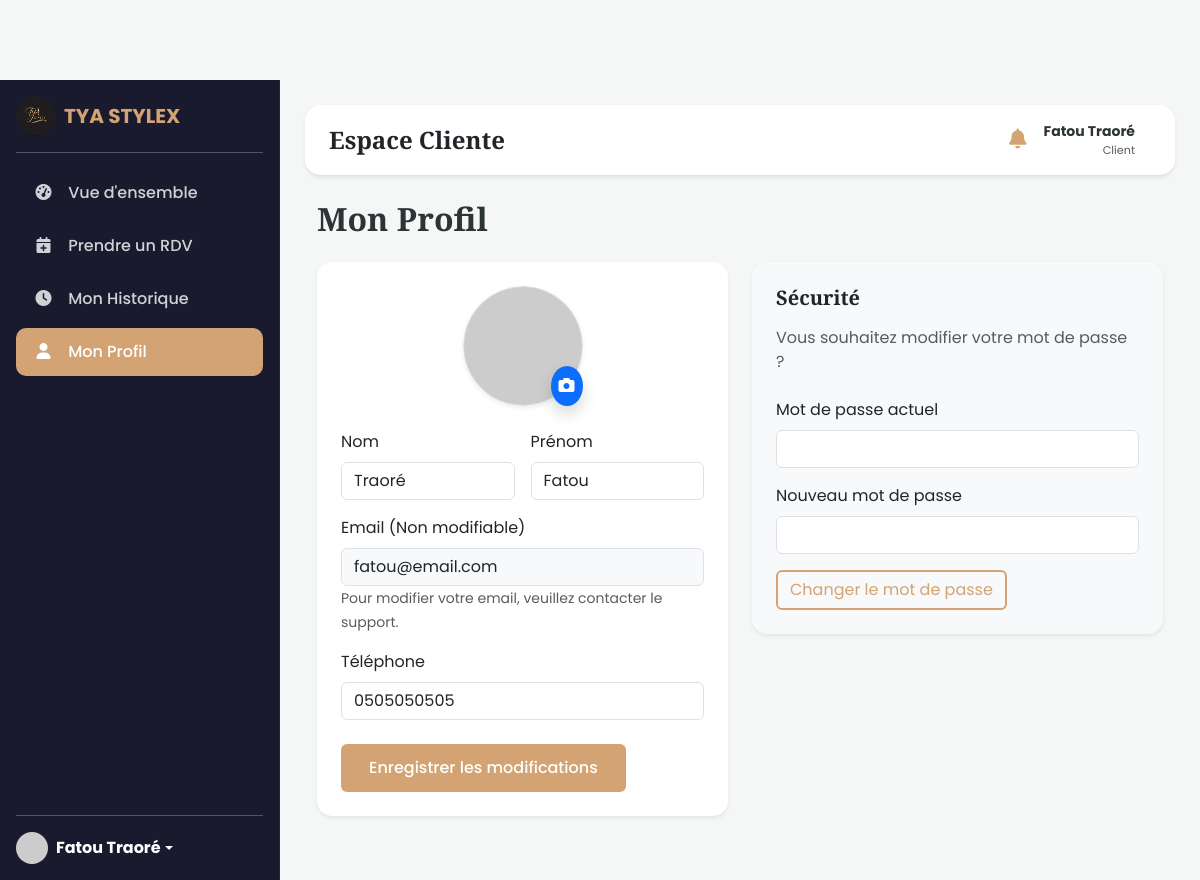
Screenshot of /pages/client/profil.php (signed in) with the database file from the repository.
### tables this page shows
CREATE TABLE `utilisateurs` (
  `id_utilisateur` int(11) NOT NULL,
  `nom` varchar(50) NOT NULL,
  `prenom` varchar(50) NOT NULL,
  `email` varchar(100) NOT NULL,
  `mot_de_passe` varchar(255) NOT NULL,
  `telephone` varchar(20) DEFAULT NULL,
  `adresse` text DEFAULT NULL,
  `avatar` varchar(255) DEFAULT NULL,
  `role` enum('client','employe','admin') DEFAULT 'client',
  `statut` enum('actif','inactif','suspendu') DEFAULT 'actif',
  `date_inscription` datetime DEFAULT current_timestamp(),
  `derniere_connexion` datetime DEFAULT NULL
);

### pages/client/profil.php (the view, shortened to what this page needs)
<?php
require_once dirname(__DIR__, 2) . '/php/config/database.php';
$user_id = $_SESSION['user_id'];
try {
    $stmt = $pdo->prepare("SELECT nom, prenom, email, telephone, avatar FROM utilisateurs WHERE id_utilisateur = ?");
    $stmt->execute([$user_id]);
    $user = $stmt->fetch();
} catch(PDOException $e) {}
include dirname(__DIR__, 2) . '/includes/header.php';
?>
<div class="container-fluid">
    <h2 class="playfair mb-4">Mon Profil</h2>
    <div class="row">
        <div class="col-lg-6">
            <div class="card p-4 shadow-sm border-0">
                <form method="POST" action="" enctype="multipart/form-data">
                    <div class="text-center mb-4">
                        <div class="position-relative d-inline-block">
                            <?php
                            $avatar_url = !empty($user['avatar']) ? $user['avatar'] : 'https://ui-avatars.com/api/?name='.urlencode($user['prenom'].' '.$user['nom']).'&background=random';
                            ?>
                            <img src="<?php echo htmlspecialchars($avatar_url); ?>" alt="Avatar" class="rounded-circle object-fit-cover border shadow-sm" width="120" height="120" id="avatarPreview">
                            <label for="avatarInput" class="position-absolute bottom-0 end-0 bg-primary text-white rounded-circle p-2 shadow" style="cursor: pointer;">
                                <i class="fas fa-camera"></i>
                            </label>
                        </div>
                    </div>
                    <div class="row g-3 mb-3">
                        <div class="col-md-6">
                            <label class="form-label">Nom</label>
                            <input type="text" class="form-control" name="nom" value="<?php echo htmlspecialchars($user['nom']); ?>" required>
                        </div>
                        <div class="col-md-6">
                            <label class="form-label">Prénom</label>
                            <input type="text" class="form-control" name="prenom" value="<?php echo htmlspecialchars($user['prenom']); ?>" required>
                        </div>
                    </div>
                    <div class="mb-3">
                        <label class="form-label">Email (Non modifiable)</label>
                        <input type="email" class="form-control bg-light" value="<?php echo htmlspecialchars($user['email']); ?>" readonly>
                        <small class="text-muted">Pour modifier votre email, veuillez contacter le support.</small>
                    </div>
                    <div class="mb-4">
                        <label class="form-label">Téléphone</label>
                        <input type="tel" class="form-control" name="telephone" value="<?php echo htmlspecialchars($user['telephone']); ?>">
                    </div>
                    <button type="submit" class="btn btn-primary">Enregistrer les modifications</button>
                </form>
            </div>
        </div>
        <div class="col-lg-6 mt-4 mt-lg-0">
            <div class="card p-4 shadow-sm border-0 bg-light">
                <h5 class="playfair mb-3">Sécurité</h5>
                <p class="text-muted mb-4">Vous souhaitez modifier votre mot de passe ?</p>
                <form method="POST" action="">
                    <div class="mb-3">
                        <label class="form-label">Mot de passe actuel</label>
                        <input type="password" class="form-control" name="old_password">
                    </div>
                    <div class="mb-3">
                        <label class="form-label">Nouveau mot de passe</label>
                        <input type="password" class="form-control" name="new_password">
                    </div>
                    <button type="button" class="btn btn-outline-primary" onclick="Swal.fire('Info', 'Fonctionnalité en cours de développement', 'info')">Changer le mot de passe</button>
                </form>
            </div>
        </div>
    </div>
</div>
<?php include dirname(__DIR__, 2) . '/includes/footer.php'; ?>

### assets/css/style.css (style rules this page uses)
:root { --primary-color: #d4a373; --primary-dark: #b88352; --secondary-color: #2c3e50; --dark-bg: #1a1a2e; --light-bg: #f8f9fa; --text-dark: #2d3436; --text-light: #f5f5f5; --transition: all 0.3s ease; --shadow: 0 10px 30px rgba(0, 0, 0, 0.1); --shadow-hover: 0 15px 40px rgba(0, 0, 0, 0.15); }
* { margin: 0; padding: 0; box-sizing: border-box; }
body { font-family: 'Poppins', sans-serif; color: var(--text-dark); overflow-x: hidden; padding-top: 80px; }
h1, h2, h3, h4, h5, h6 { font-family: 'Playfair Display', serif; font-weight: 600; }
.btn-primary { background: var(--primary-color); border: none; padding: 12px 28px; font-weight: 500; transition: var(--transition); }
.btn-outline-primary { border: 2px solid var(--primary-color); color: var(--primary-color); background: transparent; }

### includes/header.php (style rules this page uses)
body { font-family: 'Poppins', sans-serif; background-color: #f4f7f6; }
h1, h2, h3, h4, h5, h6, .playfair { font-family: 'Playfair Display', serif; }
.card { border: none; border-radius: 15px; box-shadow: 0 4px 20px rgba(0,0,0,0.05); transition: transform 0.3s ease, box-shadow 0.3s ease; }
.btn-primary { background-color: #d4a373; border-color: #d4a373; }

### rows the page displays
utilisateurs: nom "Traoré", prenom "Fatou", email "fatou@email.com", telephone "0505050505"

### other values shown
$_SESSION['user_nom'] "Fatou Traoré"
$_SESSION['user_role'] "Client"
